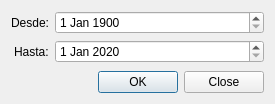
<?xml version="1.0" encoding="UTF-8"?>
<ui version="4.0">
 <class>RBDtoWeatherDialog</class>
 <widget class="QDialog" name="RBDtoWeatherDialog">
  <property name="geometry">
   <rect>
    <x>0</x>
    <y>0</y>
    <width>275</width>
    <height>104</height>
   </rect>
  </property>
  <property name="windowTitle">
   <string>Tiempo RBD a Dias</string>
  </property>
  <layout class="QVBoxLayout" name="verticalLayout">
   <item>
    <layout class="QFormLayout" name="formLayout">
     <property name="labelAlignment">
      <set>Qt::AlignRight|Qt::AlignTrailing|Qt::AlignVCenter</set>
     </property>
     <property name="formAlignment">
      <set>Qt::AlignLeading|Qt::AlignLeft|Qt::AlignTop</set>
     </property>
     <item row="0" column="0">
      <widget class="QLabel" name="desdeLabel">
       <property name="text">
        <string>Desde:</string>
       </property>
      </widget>
     </item>
     <item row="0" column="1">
      <widget class="QDateEdit" name="desdeDateEdit">
       <property name="sizePolicy">
        <sizepolicy hsizetype="Minimum" vsizetype="Fixed">
         <horstretch>0</horstretch>
         <verstretch>0</verstretch>
        </sizepolicy>
       </property>
       <property name="date">
        <date>
         <year>1900</year>
         <month>1</month>
         <day>1</day>
        </date>
       </property>
      </widget>
     </item>
     <item row="1" column="0">
      <widget class="QLabel" name="hastaLabel">
       <property name="text">
        <string>Hasta:</string>
       </property>
      </widget>
     </item>
     <item row="1" column="1">
      <widget class="QDateEdit" name="hastaDateEdit">
       <property name="sizePolicy">
        <sizepolicy hsizetype="Minimum" vsizetype="Fixed">
         <horstretch>0</horstretch>
         <verstretch>0</verstretch>
        </sizepolicy>
       </property>
       <property name="date">
        <date>
         <year>2020</year>
         <month>1</month>
         <day>1</day>
        </date>
       </property>
      </widget>
     </item>
    </layout>
   </item>
   <item>
    <widget class="QDialogButtonBox" name="buttonBox">
     <property name="orientation">
      <enum>Qt::Horizontal</enum>
     </property>
     <property name="standardButtons">
      <set>QDialogButtonBox::Close|QDialogButtonBox::Ok</set>
     </property>
    </widget>
   </item>
  </layout>
 </widget>
 <resources/>
 <connections>
  <connection>
   <sender>buttonBox</sender>
   <signal>accepted()</signal>
   <receiver>RBDtoWeatherDialog</receiver>
   <slot>accept()</slot>
   <hints>
    <hint type="sourcelabel">
     <x>248</x>
     <y>254</y>
    </hint>
    <hint type="destinationlabel">
     <x>157</x>
     <y>274</y>
    </hint>
   </hints>
  </connection>
  <connection>
   <sender>buttonBox</sender>
   <signal>rejected()</signal>
   <receiver>RBDtoWeatherDialog</receiver>
   <slot>reject()</slot>
   <hints>
    <hint type="sourcelabel">
     <x>316</x>
     <y>260</y>
    </hint>
    <hint type="destinationlabel">
     <x>286</x>
     <y>274</y>
    </hint>
   </hints>
  </connection>
 </connections>
</ui>
